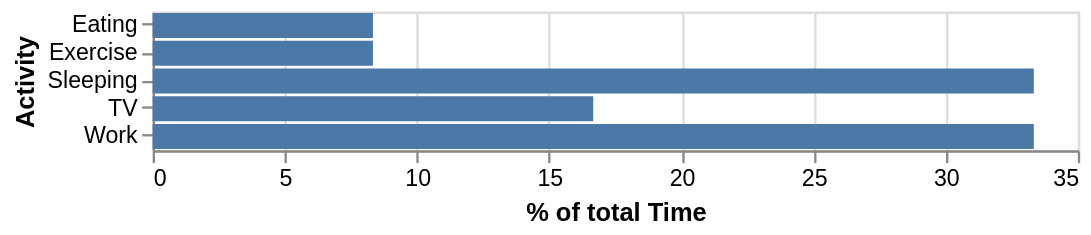

This figure's Vega-Lite source:
### Vega specification from a JSON file in a GitHub repository (floating-point values rounded to 4 significant figures)
{"$schema": "https://vega.github.io/schema/vega/v5.json", "description": "A bar graph showing what activites consume what percentage of the day.", "background": "white", "padding": 5, "width": 400, "style": "cell", "data": [{"name": "source_0", "values": [{"Activity": "Sleeping", "Time": 8}, {"Activity": "Eating", "Time": 2}, {"Activity": "TV", "Time": 4}, {"Activity": "Work", "Time": 8}, {"Activity": "Exercise", "Time": 2}]}, {"name": "data_0", "source": "source_0", "transform": [{"type": "joinaggregate", "as": ["TotalTime"], "ops": ["sum"], "fields": ["Time"]}, {"type": "formula", "expr": "datum.Time/datum.TotalTime * 100", "as": "PercentOfTotal"}, {"type": "stack", "groupby": ["Activity"], "field": "PercentOfTotal", "sort": {"field": [], "order": []}, "as": ["PercentOfTotal_start", "PercentOfTotal_end"], "offset": "zero"}, {"type": "filter", "expr": "isValid(datum[\"PercentOfTotal\"]) && isFinite(+datum[\"PercentOfTotal\"])"}]}], "signals": [{"name": "y_step", "value": 12}, {"name": "height", "update": "bandspace(domain('y').length, 0.1, 0.05) * y_step"}], "marks": [{"name": "marks", "type": "rect", "style": ["bar"], "from": {"data": "data_0"}, "encode": {"update": {"fill": {"value": "#4c78a8"}, "ariaRoleDescription": {"value": "bar"}, "description": {"signal": "\"% of total Time: \" + (format(datum[\"PercentOfTotal\"], \"\")) + \"; Activity: \" + (isValid(datum[\"Activity\"]) ? datum[\"Activity\"] : \"\"+datum[\"Activity\"])"}, "x": {"scale": "x", "field": "PercentOfTotal_end"}, "x2": {"scale": "x", "field": "PercentOfTotal_start"}, "y": {"scale": "y", "field": "Activity"}, "height": {"signal": "max(0.25, bandwidth('y'))"}}}}], "scales": [{"name": "x", "type": "linear", "domain": {"data": "data_0", "fields": ["PercentOfTotal_start", "PercentOfTotal_end"]}, "range": [0, {"signal": "width"}], "nice": true, "zero": true}, {"name": "y", "type": "band", "domain": {"data": "data_0", "field": "Activity", "sort": true}, "range": {"step": {"signal": "y_step"}}, "paddingInner": 0.1, "paddingOuter": 0.05}], "axes": [{"scale": "x", "orient": "bottom", "gridScale": "y", "grid": true, "tickCount": {"signal": "ceil(width/40)"}, "domain": false, "labels": false, "aria": false, "maxExtent": 0, "minExtent": 0, "ticks": false, "zindex": 0}, {"scale": "x", "orient": "bottom", "grid": false, "title": "% of total Time", "labelFlush": true, "labelOverlap": true, "tickCount": {"signal": "ceil(width/40)"}, "zindex": 0}, {"scale": "y", "orient": "left", "grid": false, "title": "Activity", "zindex": 0}]}
